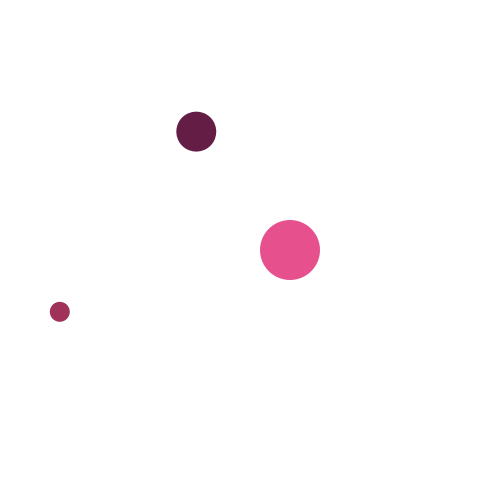
Frame 1 (no input)
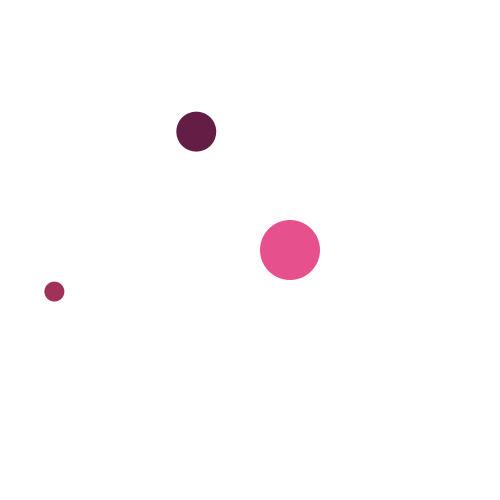
Frame 60 (the mouse pressed at the canvas centre just before this capture)
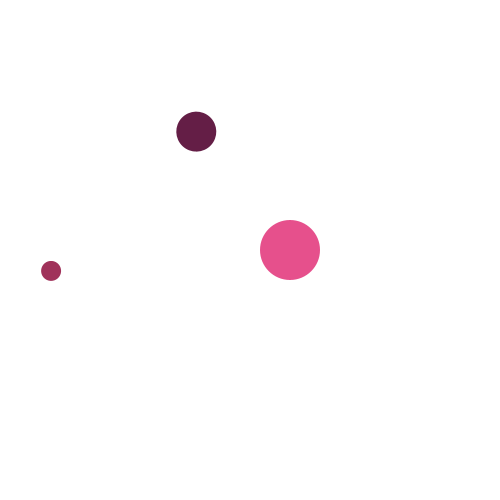
Frame 120 (the mouse held since frame 60 and released just before this capture)

The Processing sketch that drew these frames (run headless with seeded random() and noise(); from frame 60 on, the mouse is pressed at the canvas centre):

// Processing sketch: processing_169861
// ── processing_169861.pde

void setup(){
background(255);
size(500,500);
}


//Variablen
void draw(){
float sek = map(second(),0,60,0,2*PI);
println(sek);
float min = map(minute(),0,59,0,2*PI);
println(min);
float std = map(hour(),0,12,0,2*PI);
println(std);

//Sekunden
pushMatrix();
translate(width/2, height/2);
background(255);
rotate(sek);
fill(160,50,90);
noStroke();
ellipse(0,-200,20,20);
popMatrix();


//Minuten
pushMatrix();
translate(width/2, height/2);
rotate(min);
fill(100,30,70);
noStroke();
ellipse(0,-130,40,40);
popMatrix();

//Stunde
pushMatrix();
translate(width/2,height/2);
rotate(std);
fill(230,80,140);
noStroke();
ellipse(0,-40,60,60);
popMatrix();


}
